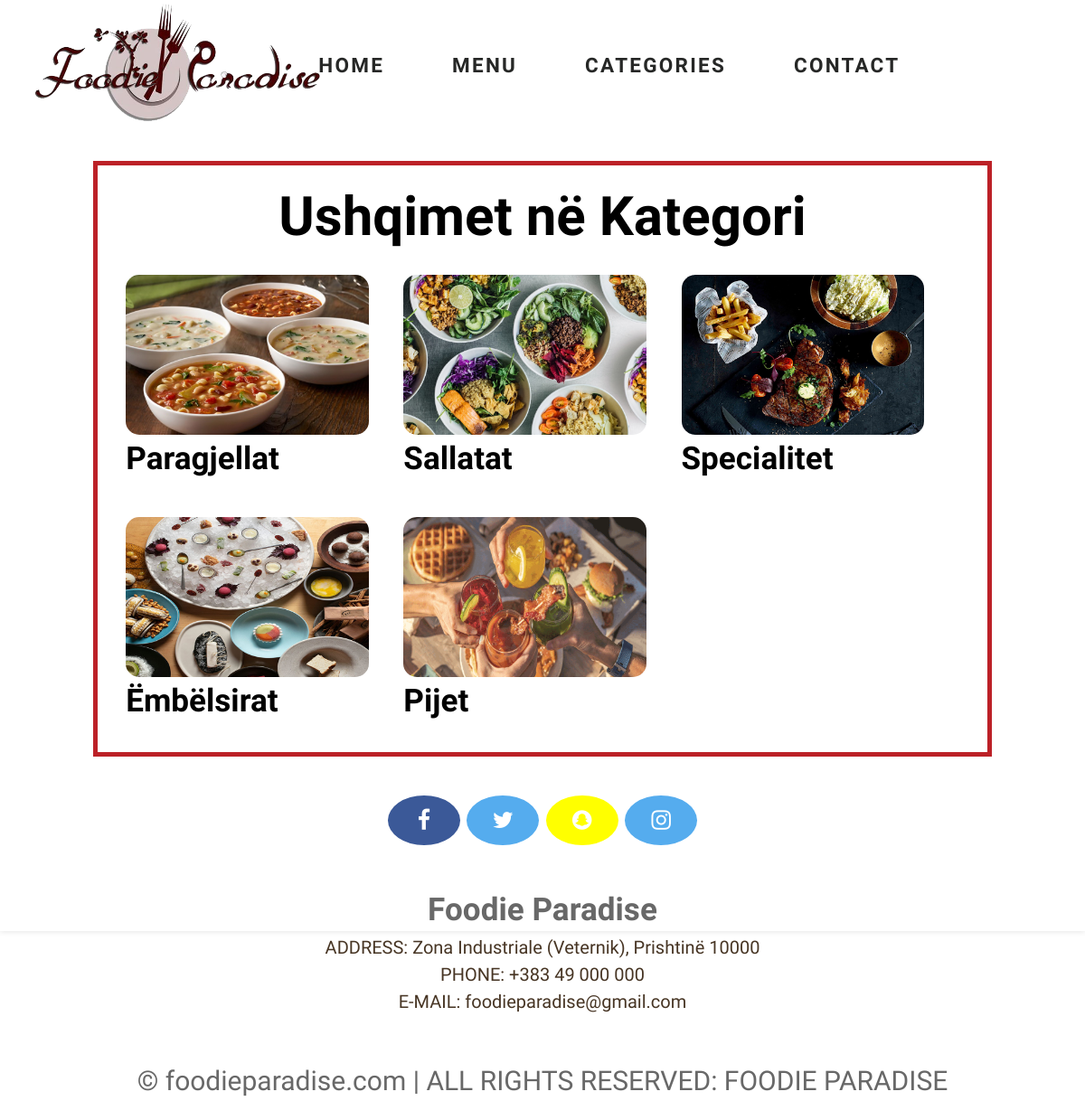
/categories.php, run on the app's committed database.
### tables this page shows
CREATE TABLE `kategoria` (
  `id` int(10) UNSIGNED NOT NULL,
  `titulli` varchar(100) NOT NULL,
  `image_name` varchar(255) NOT NULL,
  `featured` varchar(10) NOT NULL,
  `active` varchar(10) NOT NULL
);

### categories.php (the view, shortened to what this page needs)
<?php include('partials/header.php'); ?>
<section class="categories">
    <div class="container1">
        <h2 class="h1-menu">Ushqimet në Kategori</h2>
        <?php
            $sql = "SELECT * FROM kategoria WHERE active='Po'";
            $res = mysqli_query($conn, $sql);
            $count = mysqli_num_rows($res);
            if($count>0)
            {
                while($row=mysqli_fetch_assoc($res))
                {
                    $id = $row['id'];
                    $titulli = $row['titulli'];
                    $image_name = $row['image_name'];
                    ?>
                    <a href="<?php echo SITEURL; ?>category-food.php?kategoria_id=<?php echo $id; ?>">
                        <div class="box-3 float-container">
                            <?php
                                if($image_name=="")
                                {
                                    echo "<div class='error'>Fotografia nuk ekziston!</div>";
                                }
                                else
                                {
                                    ?>
                                    <img src="<?php echo SITEURL; ?>image/category/<?php echo $image_name; ?>" alt="Image not available" class="img-responsive img-curve">
                                    <?php
                                }
                            ?>
                            <h3 class="float-text text-color"><?php echo $titulli; ?></h3>
                        </div>
                    </a>
                    <?php
                }
            }
            else
            {
                echo "<div class='error'>Kategoria nuk ekziston!</div>";
            }
        ?>
    </div>
</section>
<?php include('partials/footer.php'); ?>

### css/allstyle.css (style rules this page uses)
* { margin: 0 0; padding: 0 0; }
html, body { font-family: 'Roboto Condensed', sans-serif; font-size: 30px; line-height: 1.5; color:whbalckite; position:relative; background-image: url('https://img.wallpapersafari.com/desktop/1280/1024/11/41/T7ZjNl.jpg'); }
.container1 { width: 80%; margin: 0 auto; padding: 1%; border:5px solid #bc2127; }
.img-responsive { width: 100%; }
.img-curve { border-radius: 15px; }
.text-color { color:black; }
a { color: red; text-decoration: none; }
.categories { padding: 4% 0; }
.box-3 { width: 28%; float: left; margin: 2%; }
.h1-menu { text-align: center; font-family: 'Dancing Script', cursive; font-size: 2em; color:black; }

### data on the page
kategoria: image_name (picture), titulli "Paragjellat"
kategoria: image_name (picture), titulli "Sallatat"
kategoria: image_name (picture), titulli "Specialitet"
kategoria: image_name (picture), titulli "Ëmbëlsirat"
kategoria: image_name (picture), titulli "Pijet"
